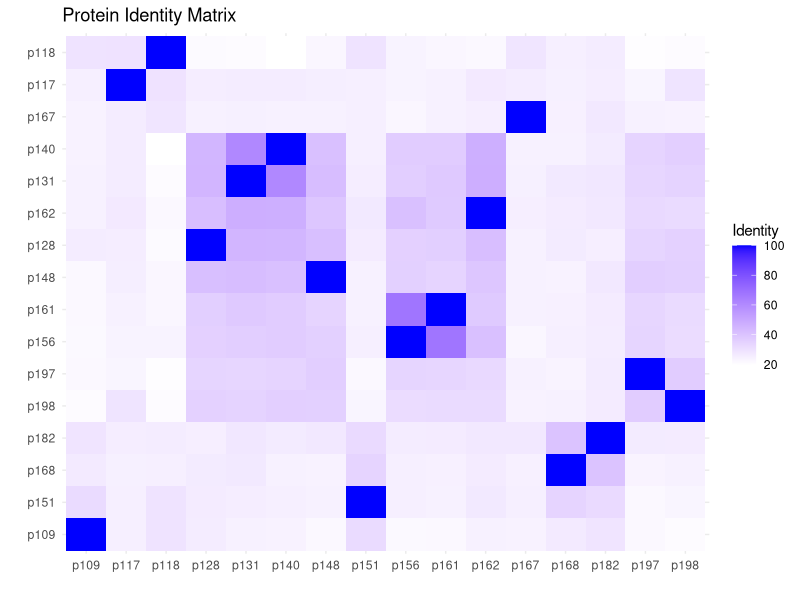
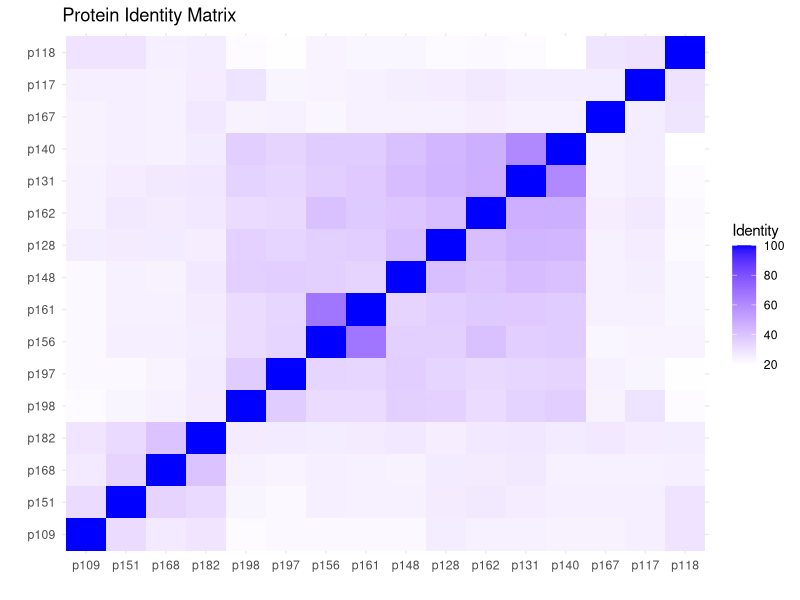
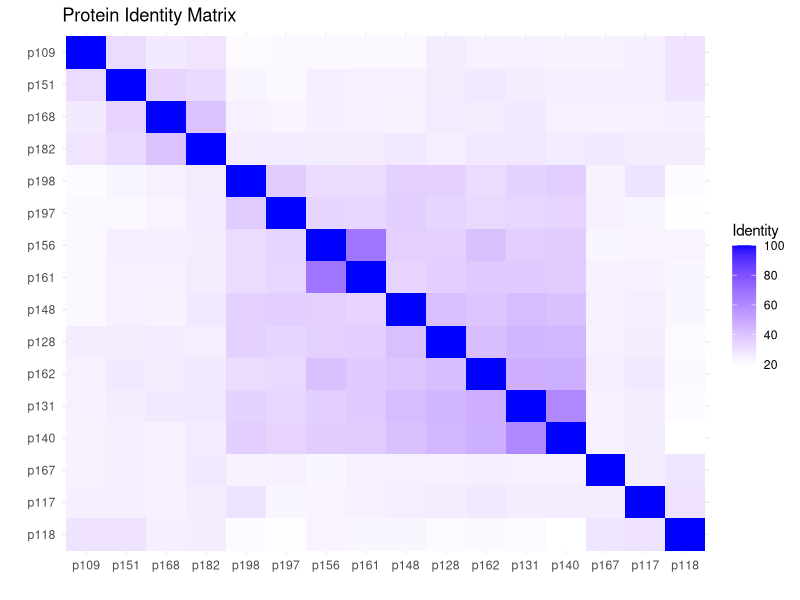
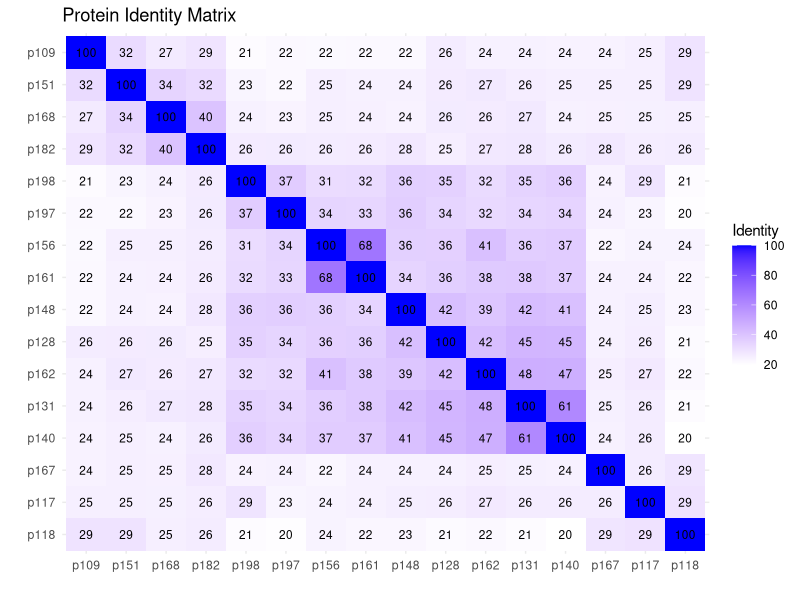
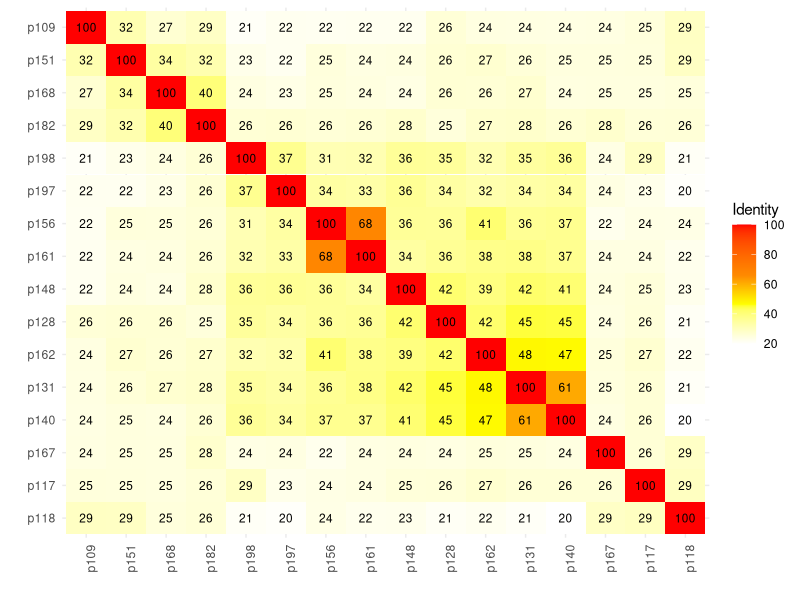
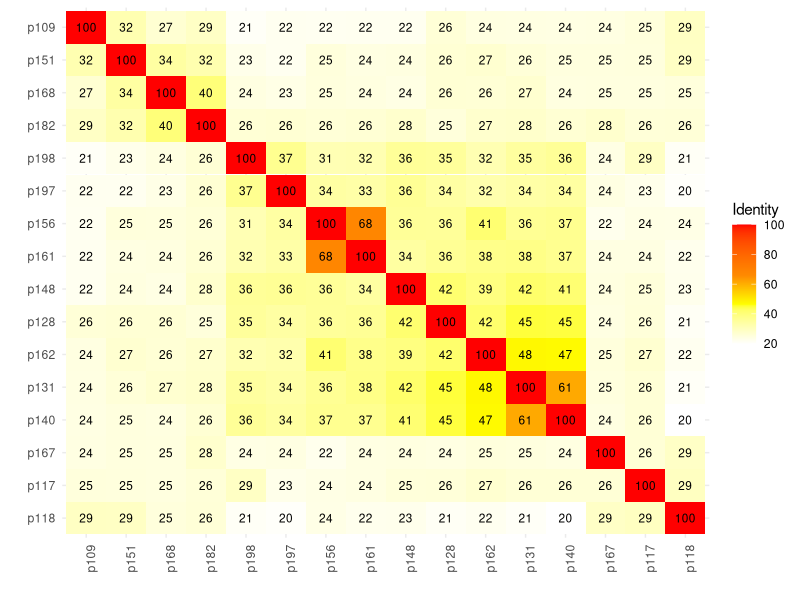

Generate these figures, in order, with R:
library(ggplot2)
library(reshape2)  # For the melt function


########### CALCULATE AVERAGE SEQUENCE IDENTITY #########
# Read the data file into a dataframe
pid_matrix <- read.table("data/alignment/pid/16_hits_pid.txt", quote="\"")

# Exclude the first column
pid_matrix <- pid_matrix[,-1]

# Set the column names based on the second column
colnames(pid_matrix)[-1] <- pid_matrix$V2

# Convert the dataframe to numeric values
numeric_matrix <- as.matrix(pid_matrix[, -1])
rownames(numeric_matrix) <- pid_matrix$V2

# Create a mask to exclude the diagonal values
mask <- !diag(nrow(numeric_matrix))

# Extract the off-diagonal values
off_diagonal_values <- numeric_matrix[mask]

# Calculate the average of the off-diagonal values
average_identity <- mean(off_diagonal_values)

# Calculate the standard deviation of the off-diagonal values
sd_identity <- sd(off_diagonal_values)

# Output the results
print(paste("Average Identity:", average_identity))
print(paste("Standard Deviation:", sd_identity))
#######################################################################################################

# Melt the matrix
melted_pid_matrix <- melt(pid_matrix)
colnames(melted_pid_matrix)[1] <- "Protein1"
colnames(melted_pid_matrix)[2] <- "Protein2"
colnames(melted_pid_matrix)[3] <- "Identity"

ggplot(data=melted_pid_matrix, aes(x=Protein1, y=Protein2, fill=Identity)) +
  geom_tile() +
  scale_fill_gradient(low="white", high="blue") +
  labs(title="Protein Identity Matrix", x="", y="") +
  theme_minimal()

##### ordering the identical proteins on a diagonal #########

melted_pid_matrix$Protein1 <- factor(melted_pid_matrix$Protein1, levels = unique(melted_pid_matrix$Protein1))
melted_pid_matrix$Protein2 <- factor(melted_pid_matrix$Protein2, levels = unique(melted_pid_matrix$Protein1))

ggplot(data=melted_pid_matrix, aes(x=Protein1, y=Protein2, fill=Identity)) +
  geom_tile() +
  scale_fill_gradient(low="white", high="blue") +
  labs(title="Protein Identity Matrix", x="", y="") +
  theme_minimal()

######## change the diagonal direction ###########
melted_pid_matrix$Protein2 <- factor(melted_pid_matrix$Protein2, levels = rev(unique(melted_pid_matrix$Protein1)))

# Plot using ggplot
ggplot(data=melted_pid_matrix, aes(x=Protein1, y=Protein2, fill=Identity)) +
  geom_tile() +
  scale_fill_gradient(low="white", high="blue") +
  labs(title="Protein Identity Matrix", x="", y="") +
  theme_minimal()

### adding the percent identity to the cells ####

ggplot(data=melted_pid_matrix, aes(x=Protein1, y=Protein2, fill=Identity)) +
  geom_tile() +
  geom_text(aes(label=sprintf("%.0f", Identity)), size=3, color="black") +  # Display Identity without decimal points
  scale_fill_gradient(low="white", high="blue") +
  labs(title="Protein Identity Matrix", x="", y="") +
  theme_minimal()

### customizing the coloring of the PID matrix
p <- ggplot(data=melted_pid_matrix, aes(x=Protein1, y=Protein2, fill=Identity)) +
  geom_tile() +
  geom_text(aes(label=sprintf("%.0f", Identity)), size=3, color="black") +
  scale_fill_gradientn(colors=c("white", "yellow", "orange", "red"),
                       values = scales::rescale(c(0, 20, 30, 40, 70))) +
  labs( x="", y="") +
  theme_minimal() +
  theme(axis.text.x = element_text(angle = 90, hjust = 1))
p


ggsave(filename = "output/Figure_S11.png", plot = p, device = "png", width = 6, height = 6, dpi = 300, bg = "white")


